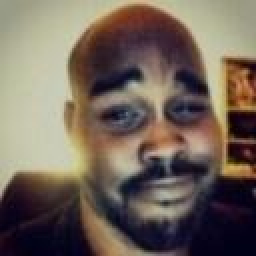
#> input picture association_engine/dataset/Cam_01/1026.33_gt50.jpg, 128 x 128 px (shown 2 times larger); its folder holds only this picture in this run
$ python run_real_time_tracking.py
#> lines starting #> are read from the running program, lines starting #| are printed output that depends on the picture
### association_engine/src/engine.py
import numpy as np

class Tracklet:
    def __init__(self, camera_id, local_track_id, start_time, end_time, entry_zone, exit_zone, embedding, gt_id=None):
        self.camera_id = camera_id
        self.local_track_id = local_track_id
        self.start_time = start_time
        self.end_time = end_time
        self.entry_zone = entry_zone
        self.exit_zone = exit_zone
        self.embedding = np.array(embedding, dtype=np.float32)
        # Guard against poisoned embeddings: an all-zero vector has norm 0
        # (division would silently produce all-NaN), and a vector containing
        # NaN/Inf values would poison every downstream similarity score.
        # In both cases we fall back to a zero vector, which yields a cosine
        # similarity of 0.0 against everything (i.e. "never matches" rather
        # than "crashes" or "matches everything via NaN comparisons").
        if not np.all(np.isfinite(self.embedding)):
            self.embedding = np.zeros_like(self.embedding)
        norm = np.linalg.norm(self.embedding)
        if norm > 1e-12:
            self.embedding /= norm
        # else: leave as zero vector (norm ~0), already "safe"
        self.gt_id = gt_id  # Ground truth ID for evaluation

class CameraTopology:
    def __init__(self):
        # Maps (from_cam, to_cam) -> (mean_seconds, std_seconds)
        self.transitions = {}

    def add_transition(self, from_cam, to_cam, mean_sec, std_sec):
        self.transitions[(from_cam, to_cam)] = (mean_sec, std_sec)

    # [18 lines left out: functions get_transition_prior, is_transition_plausible, not called in this run]


class GlobalIdentity:
    def __init__(self, global_id, first_tracklet):
        self.global_id = global_id
        self.tracklets = [first_tracklet]

    @property
    def last_tracklet(self):
        return self.tracklets[-1]

    @property
    def mean_embedding(self):
        # Return average embedding across all associated tracklets
        embeddings = [t.embedding for t in self.tracklets]
        avg = np.mean(embeddings, axis=0)
        norm = np.linalg.norm(avg)
        if norm > 1e-12:
            return avg / norm
        return avg  # zero vector: safe, cosine similarity against it is 0.0


class AssociationEngine:
    def __init__(self, topology, appearance_threshold=0.6, use_priors=True):
        self.topology = topology
        self.appearance_threshold = appearance_threshold
        self.use_priors = use_priors
        self.identities = {}  # global_id -> GlobalIdentity
        self.next_global_id = 1
        # Candidate-pool index: camera_id -> set of global_ids whose *last*
        # tracklet exited on that camera. This is the search-space bounding
        # the architecture doc (section 2.2) always claimed but which the
        # original loop never actually implemented -- associate_tracklet used
        # to scan every open identity regardless of camera, making it O(active
        # identities) per tracklet instead of O(topology in-degree). A 200-cam
        # load test (tests/load_test_association.py) measured real throughput
        # of ~27 events/sec against a required 66.7/sec before this fix,
        # because the unindexed scan grows with total gallery size, not with
        # the (small, bounded) number of physically-adjacent cameras.
        self._by_last_camera = {}

    def _index_add(self, camera_id, g_id):
        self._by_last_camera.setdefault(camera_id, set()).add(g_id)

    # [4 lines left out: function _index_remove, not called in this run]

    def _candidate_ids(self, new_tracklet):
        if not self.use_priors:
            # Appearance-only mode is intentionally the unbounded baseline
            # used to demonstrate (in evaluate.py / evaluation_results.md)
            # why the topology+time gating matters for both accuracy *and*
            # compute -- it deliberately scans every open identity.
            return self.identities.keys()

        # With priors: only identities whose last-seen camera has a defined,
        # plausible transition edge into this tracklet's camera are
        # candidates. This mirrors the "Spatial Topology Gating" step from
        # architecture_document.md section 2.1 (adjacent cameras cover only
        # ~3 nodes), bounding the pool from O(gallery size) to O(in-degree).
        candidates = set()
        for (from_cam, to_cam) in self.topology.transitions:
            if to_cam == new_tracklet.camera_id:
                candidates.update(self._by_last_camera.get(from_cam, ()))
        return candidates

    def associate_tracklet(self, new_tracklet):
        best_candidate_id = None
        best_score = -1.0

        for g_id in self._candidate_ids(new_tracklet):
            identity = self.identities[g_id]
            last_t = identity.last_tracklet

            # 1. Compute appearance similarity (Cosine similarity)
            app_sim = float(np.dot(new_tracklet.embedding, identity.mean_embedding))

            # Gating check for appearance
            if app_sim < self.appearance_threshold:
                continue

            # Calculate time gap
            dt = new_tracklet.start_time - last_t.end_time
            if dt < 0:
                # Overlap in time: same person cannot be in two places at once
                continue

            # 2. Spatio-temporal Prior Scoring
            if self.use_priors:
                # Check physical topology transition viability
                if not self.topology.is_transition_plausible(last_t.camera_id, new_tracklet.camera_id, dt):
                    continue

                # Retrieve transition probability density
                prior_prob = self.topology.get_transition_prior(last_t.camera_id, new_tracklet.camera_id, dt)

                # Combine cosine similarity and normal density (normalized score)
                # Max density for normal is at mean: 1 / (std * sqrt(2*pi))
                _, std = self.topology.transitions[(last_t.camera_id, new_tracklet.camera_id)]
                max_density = 1.0 / (std * np.sqrt(2 * np.pi))
                normalized_prior = prior_prob / max_density if max_density > 0 else 0.0

                # Combined Score: weighted sum of appearance and transition prior
                score = 0.6 * app_sim + 0.4 * normalized_prior
            else:
                # Appearance only
                score = app_sim

            if score > best_score:
                best_score = score
                best_candidate_id = g_id

        # Assign identity
        if best_candidate_id is not None:
            old_camera = self.identities[best_candidate_id].last_tracklet.camera_id
            self.identities[best_candidate_id].tracklets.append(new_tracklet)
            # This identity's "last camera" just changed -- move it in the index.
            self._index_remove(old_camera, best_candidate_id)
            self._index_add(new_tracklet.camera_id, best_candidate_id)
            return best_candidate_id
        else:
            # Spawn new Global ID
            new_gid = self.next_global_id
            self.identities[new_gid] = GlobalIdentity(new_gid, new_tracklet)
            self._index_add(new_tracklet.camera_id, new_gid)
            self.next_global_id += 1
            return new_gid

### association_engine/src/run_real_time_tracking.py
import os
import csv
import sys
import glob
import numpy as np
from PIL import Image
from collections import defaultdict
import matplotlib.pyplot as plt
import matplotlib.gridspec as gridspec
import matplotlib.patches as patches

# Add current dir to path to import engine
sys.path.append(os.path.dirname(os.path.abspath(__file__)))
from engine import Tracklet, CameraTopology, AssociationEngine

# We are inside src/, so dataset is at ../dataset
BASE_DIR = os.path.dirname(os.path.dirname(os.path.abspath(__file__)))
DATASET_DIR = os.path.join(BASE_DIR, "dataset")
CSV_LOG_FILE = os.path.join(BASE_DIR, "tracking_logs.csv")
NUM_CAMERAS = 20

def extract_embedding(image_path):
    try:
        img = Image.open(image_path).convert('RGB')
        img = img.resize((16, 16))
        vec = np.array(img).flatten().astype(np.float32)
        norm = np.linalg.norm(vec)
        if norm > 0:
            vec /= norm
        return vec
    except:
        return np.zeros(768, dtype=np.float32)

def build_topology():
    topology = CameraTopology()
    for c in range(1, NUM_CAMERAS + 1):
        for n in [c-1, c, c+1]:
            if 1 <= n <= NUM_CAMERAS:
                mean_t = 60.0 if n != c else 10.0
                std_t = 20.0 if n != c else 5.0
                topology.add_transition(f"Cam_{c:02d}", f"Cam_{n:02d}", mean_t, std_t)
    return topology

def show_post_run_analytics():
    """Reads the generated CSV and displays a static comprehensive Data Analysis Dashboard."""
    print("\nGenerating Post-Run Data Analysis Dashboard...")

    camera_counts = defaultdict(int)
    person_counts = defaultdict(int)
    person_cam_dist = defaultdict(lambda: defaultdict(int))

    with open(CSV_LOG_FILE, 'r') as f:
        reader = csv.DictReader(f)
        for row in reader:
            cam = row['Camera_ID']
            gid = row['Assigned_Global_ID']

            camera_counts[cam] += 1
            person_counts[gid] += 1
            person_cam_dist[gid][cam] += 1

    if not camera_counts:
        print("No data to analyze.")
        return

    # Sort data
    top_cams = sorted(camera_counts.items(), key=lambda x: x[1], reverse=True)
    top_persons = sorted(person_counts.items(), key=lambda x: x[1], reverse=True)[:10] # top 10

    plt.ioff() # Ensure interactive mode is off for final plot
    fig = plt.figure(figsize=(16, 10))
    fig.suptitle('Post-Run Data Analysis Dashboard', fontsize=20, fontweight='bold')
    gs = gridspec.GridSpec(2, 2)

    # 1. Busiest Cameras (Bar Chart)
    ax1 = fig.add_subplot(gs[0, 0])
    cams = [x[0].replace('Cam_', '') for x in top_cams]
    counts = [x[1] for x in top_cams]
    ax1.bar(cams, counts, color='skyblue', edgecolor='black')
    ax1.set_title('Busiest Cameras (Total Detections)', fontweight='bold')
    ax1.set_xlabel('Camera ID')
    ax1.set_ylabel('Detections')

    # 2. Most Tracked Identities (Bar Chart)
    ax2 = fig.add_subplot(gs[0, 1])
    p_ids = [f"ID {x[0]}" for x in top_persons]
    p_counts = [x[1] for x in top_persons]
    ax2.bar(p_ids, p_counts, color='salmon', edgecolor='black')
    ax2.set_title('Top 10 Most Tracked Identities', fontweight='bold')
    ax2.set_ylabel('Total Sightings')
    ax2.tick_params(axis='x', rotation=45)

    # 3. Camera Distribution for the #1 Most Tracked Person (Pie Chart)
    ax3 = fig.add_subplot(gs[1, 0])
    if top_persons:
        top_1_id = top_persons[0][0]
        dist = person_cam_dist[top_1_id]
        labels = list(dist.keys())
        sizes = list(dist.values())
        ax3.pie(sizes, labels=labels, autopct='%1.1f%%', startangle=140, colors=plt.cm.Set3.colors)
        ax3.set_title(f'Where was the #1 Person (ID {top_1_id}) Seen?', fontweight='bold')

    # 4. Network Traffic Over Time (Simulated from sorted counts)
    ax4 = fig.add_subplot(gs[1, 1])
    # Just plotting cumulative sum to show traffic growth
    cumulative = np.cumsum([1 for _ in range(sum(counts))])
    ax4.plot(cumulative, color='purple', linewidth=2)
    ax4.set_title('Cumulative Traffic Volume over Time', fontweight='bold')
    ax4.set_xlabel('Time (Events)')
    ax4.set_ylabel('Total Processed')
    ax4.grid(True)

    plt.tight_layout()
    print("Dashboard ready! Please close the window to exit the program.")
    plt.show()

def main():
    print("="*60)
    print("MTMCT Cross-Camera Tracking System")
    print("="*60)
    print("Please select an execution mode:")
    print("1. Logs Only (Fast Headless Mode) -> Post-Run Data Analytics Dashboard")
    print("2. Logs + Live Video GUI Feed -> Post-Run Data Analytics Dashboard")

    choice = input("\nEnter choice (1 or 2): ").strip()
#> the answer given: 1
    use_gui = (choice == "2")

    print("\nInitializing MTMCT Real-Time Tracking Core...\n")
    all_files = glob.glob(f"{DATASET_DIR}/Cam_*/*.jpg")
    if not all_files:
        print("Dataset not found! Please run build_large_dataset.py first.")
        return

    events = []
    for f in all_files:
        cam_dir = os.path.basename(os.path.dirname(f))
        filename = os.path.basename(f)
        timestamp_str, gt_str = filename.replace(".jpg", "").split("_gt")
        events.append({
            "cam": cam_dir,
            "time": float(timestamp_str),
            "path": f,
            "gt_id": int(gt_str)
        })

    events.sort(key=lambda x: x["time"])

    topology = build_topology()
    engine = AssociationEngine(topology, appearance_threshold=0.85, use_priors=True)
    analytics = defaultdict(lambda: {"total": 0, "cameras": defaultdict(int)})
    id_to_face = {}
    local_id_counter = 1000

    if use_gui:
        # === ADVANCED GUI SETUP ===
        plt.ion()
        fig = plt.figure(figsize=(16, 8))
        fig.suptitle('LIVE: MTMCT Cross-Camera Tracking Analytics Dashboard', fontsize=18, fontweight='bold')
        gs = gridspec.GridSpec(2, 5, height_ratios=[1.2, 1])

        axes_live = []
        img_plots = []
        for i in range(5):
            ax = fig.add_subplot(gs[0, i])
            ax.axis('off')
            img_plots.append(ax.imshow(np.zeros((128, 128, 3), dtype=np.uint8)))
            axes_live.append(ax)
            ax.set_title("Waiting...", fontsize=10)

        ax_pie = fig.add_subplot(gs[1, 0:2])
        ax_pie.set_title("Live Traffic Distribution", fontweight='bold')

        axes_faces = []
        img_faces = []
        for i in range(2, 5):
            ax = fig.add_subplot(gs[1, i])
            ax.axis('off')
            img_faces.append(ax.imshow(np.zeros((128, 128, 3), dtype=np.uint8)))
            axes_faces.append(ax)
            ax.set_title(f"Rank #{i-1} ID")

        plt.tight_layout()
        plt.show(block=False)

    print(f"Starting simulated stream. Logs will be saved to {CSV_LOG_FILE}...\n")

    with open(CSV_LOG_FILE, mode='w', newline='') as csv_file:
        csv_writer = csv.writer(csv_file)
        csv_writer.writerow(['Timestamp', 'Camera_ID', 'Local_Track_ID', 'Assigned_Global_ID', 'Ground_Truth_ID'])

        for i, event in enumerate(events):
            embedding = extract_embedding(event["path"])
#> in extract_embedding, img is the input picture: PIL image 128x128 RGB; mean R, G, B 113.7, 100.6, 89.6
#> in extract_embedding, `img = img.resize((16, 16))`:
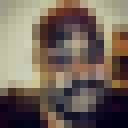
#> img: PIL image 16x16 RGB (shown 8 times larger); mean R, G, B 113.5, 100.5, 89.4
#> in extract_embedding, `vec = np.array(img).flatten().astype(np.float32)`: vec = 768 values, max 207 at index 250, min 0 at index 718, mean 101.2
#> in extract_embedding, `norm = np.linalg.norm(vec)`: norm = 3272.7
#> in extract_embedding, `vec /= norm`: vec = 768 values, max 0.0633 at index 250, min 0 at index 718, mean 0.0309
#> embedding has the same summary as vec in extract_embedding

            t = Tracklet(
                camera_id=event["cam"],
                local_track_id=local_id_counter,
                start_time=event["time"],
                end_time=event["time"] + 2.0,
                entry_zone="auto", exit_zone="auto",
                embedding=embedding, gt_id=event["gt_id"]
            )
#> in __init__, `self.embedding = np.array(embedding, dtype=np.float32)`: self.embedding has the same summary as vec in extract_embedding
#> in __init__, `norm = np.linalg.norm(self.embedding)`: norm = 1

            global_id = engine.associate_tracklet(t)
#> after the loop in associate_tracklet, `for g_id in self._candidate_ids(new_tracklet):`: best_score = -1
#> global_id = 1

            csv_writer.writerow([f"{event['time']:.2f}", event["cam"], local_id_counter, global_id, event["gt_id"]])
            local_id_counter += 1

            stats = analytics[global_id]
#> stats = 2 items
            stats["total"] += 1
            stats["cameras"][event["cam"]] += 1

            # Print minimal logs if headless, otherwise full logs
            if not use_gui:
                sys.stdout.write(f"\r[LOG] Processed {i+1}/{len(events)} events... Latest: {event['cam']} -> ID {global_id}")
#> (printed output is left out)
                sys.stdout.flush()
            else:
                print(f"[LIVE {event['time']:7.1f}s] {event['cam']} detected person -> Assigned Global ID: {global_id}")

                # === GUI UPDATE ===
            if use_gui:
                try:
                    display_img = Image.open(event["path"])
                    display_np = np.array(display_img)

                    if global_id not in id_to_face:
                        id_to_face[global_id] = display_np

                    ax_idx = i % 5
                    img_plots[ax_idx].set_data(display_np)

                    # Properly remove old bounding boxes
                    for p in list(axes_live[ax_idx].patches):
                        p.remove()

                    color = ['red', 'blue', 'green', 'purple', 'orange', 'cyan', 'magenta'][global_id % 7]
                    axes_live[ax_idx].set_title(f"LIVE: {event['cam']}\nGlobal ID: {global_id}", color=color, fontweight='bold', fontsize=11)

                    rect = patches.Rectangle((25, 15), 78, 100, linewidth=3, edgecolor=color, facecolor='none')
                    axes_live[ax_idx].add_patch(rect)

                    if i % 10 == 0:
                        top_ids = sorted(analytics.keys(), key=lambda k: analytics[k]["total"], reverse=True)

                        ax_pie.clear()
                        top_5 = top_ids[:5]
                        counts = [analytics[k]["total"] for k in top_5]
                        labels = [f"ID {k}" for k in top_5]
                        if len(top_ids) > 5:
                            counts.append(sum(analytics[k]["total"] for k in top_ids[5:]))
                            labels.append("Others")

                        ax_pie.pie(counts, labels=labels, autopct='%1.1f%%', startangle=90, colors=plt.cm.Pastel1.colors)
                        ax_pie.set_title("Top 5 Most Tracked Identities", fontweight='bold')

                        for rank_idx in range(3):
                            if rank_idx < len(top_ids):
                                gid = top_ids[rank_idx]
                                img_faces[rank_idx].set_data(id_to_face[gid])
                                axes_faces[rank_idx].set_title(f"Rank #{rank_idx+1}: Global ID {gid}\n(Seen {analytics[gid]['total']} times)", fontweight='bold')

                    # More robust GUI update for Linux/Wayland
                    fig.canvas.draw()
                    fig.canvas.flush_events()
                    time.sleep(0.01) # Small delay to make it viewable

                    if i % 50 == 0:
                        csv_file.flush()
                except Exception as e:
                    print(f"GUI Update Error: {e}")
#> pass 2 of the loop in main, `for i, event in enumerate(events):`:
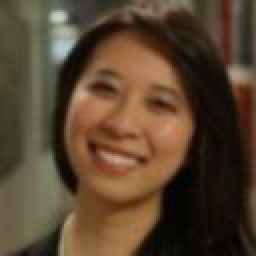
#> input picture association_engine/dataset/Cam_02/1236.56_gt5.jpg, 128 x 128 px (shown 2 times larger)
#> in extract_embedding, img is the input picture: PIL image 128x128 RGB; mean R, G, B 88.3, 68.2, 47.6
#> in extract_embedding (call 2), `img = img.resize((16, 16))`:
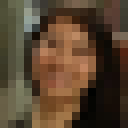
#> img: PIL image 16x16 RGB (shown 8 times larger); mean R, G, B 88.2, 68.1, 47.6
#> in extract_embedding (call 2), `vec = np.array(img).flatten().astype(np.float32)`: vec = 768 values, max 192 at index 414, min 1 at index 561, mean 67.98
#> in extract_embedding (call 2), `norm = np.linalg.norm(vec)`: norm = 2223.3
#> in extract_embedding (call 2), `vec /= norm`: vec = 768 values, max 0.0864 at index 414, min 0.00045 at index 561, mean 0.0306
#> embedding has the same summary as vec in extract_embedding
#> the loop in associate_tracklet (call 2), `for g_id in self._candidate_ids(new_tracklet):` made 1 pass
#> app_sim on pass 1: 0.79
#> global_id = 2
#> (printed output is left out)

    if use_gui:
        plt.ioff()
        plt.close(fig) # Close the live feed window

    print(f"\n\nSYSTEM RUN COMPLETE. All logs successfully saved to {CSV_LOG_FILE}.")

    # Finally, trigger Data Analysis Dashboard
    show_post_run_analytics()
#> in show_post_run_analytics, `plt.show()`:
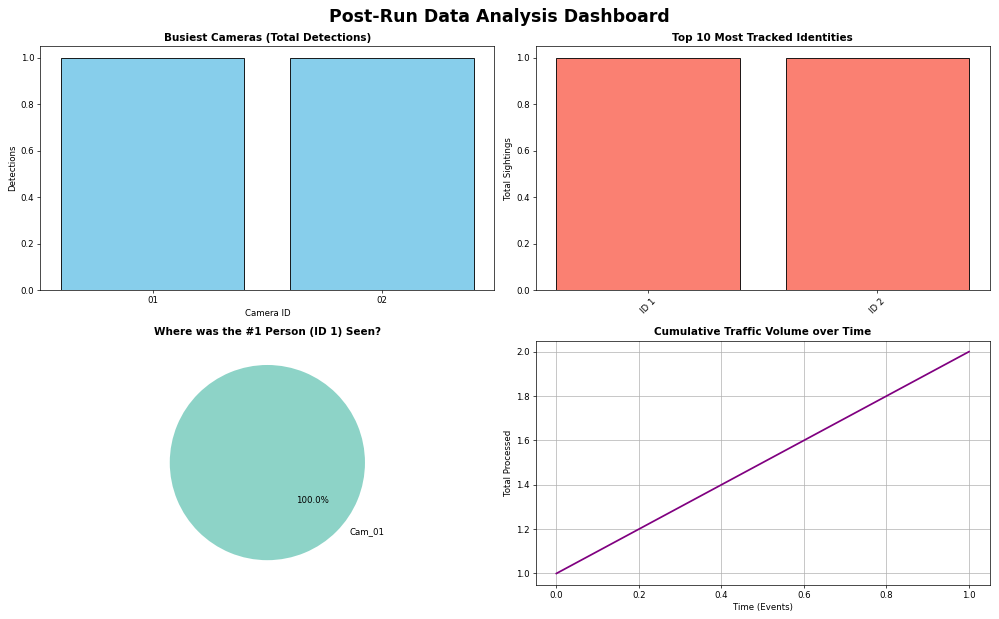
#> figure drawn by matplotlib, 4 panels

if __name__ == "__main__":
    main()
